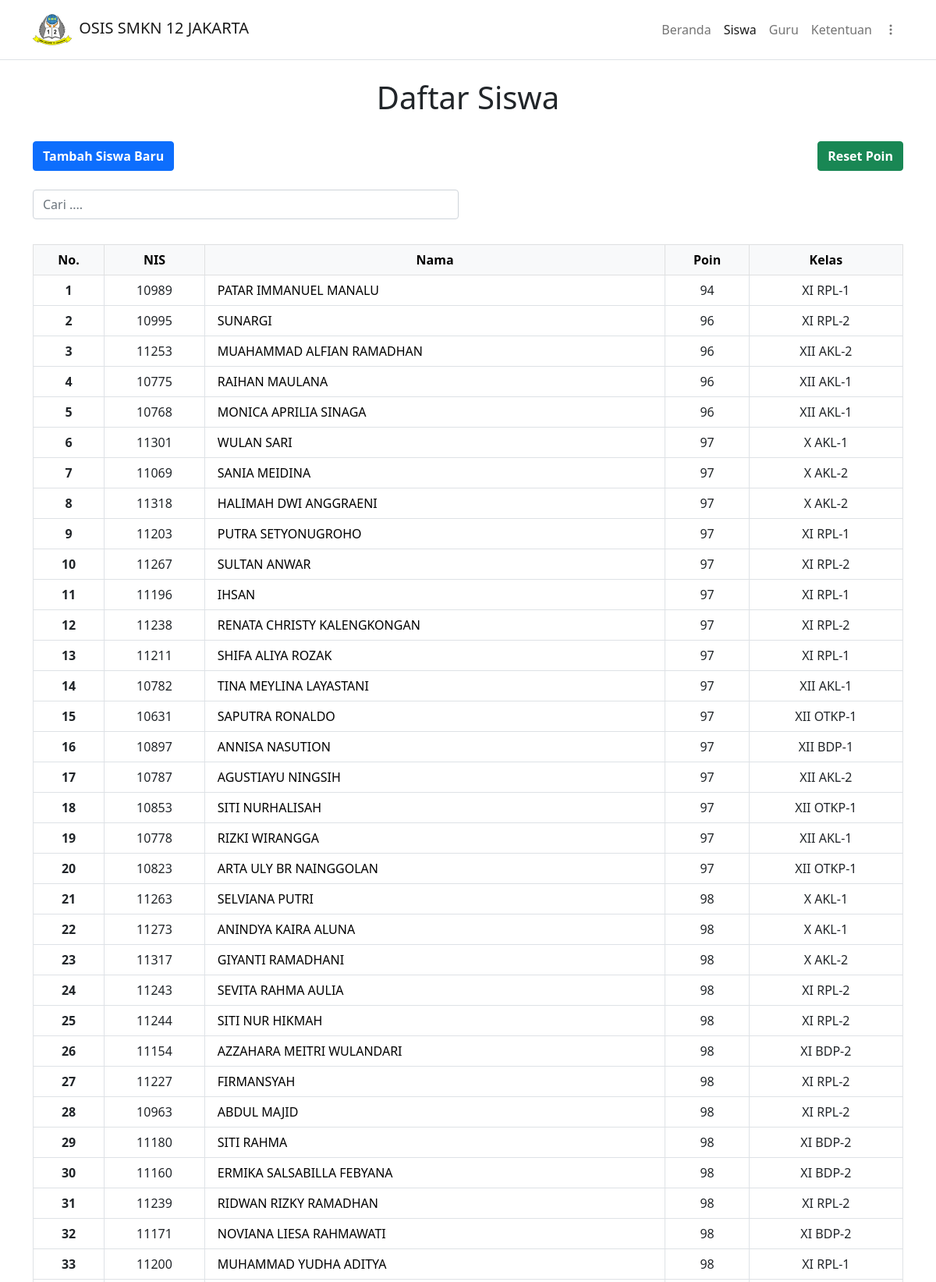
Screenshot of /php/siswa.php (signed in, upper part) with the database file from the repository.
### tables this page shows
CREATE TABLE `siswa` (
  `id_siswa` int(11) NOT NULL,
  `id_kelas` int(11) NOT NULL,
  `id_jurusan` int(11) NOT NULL,
  `nis` int(5) NOT NULL,
  `nama_siswa` varchar(255) NOT NULL,
  `email` varchar(255) DEFAULT NULL,
  `jmlh_poin` int(3) NOT NULL,
  `role` varchar(5) NOT NULL,
  `foto` varchar(255) DEFAULT NULL,
  `password` varchar(255) NOT NULL,
  `created_at` timestamp NOT NULL DEFAULT current_timestamp() ON UPDATE current_timestamp()
);

CREATE TABLE `kelas` (
  `id_kelas` int(11) NOT NULL,
  `nama_kelas` varchar(255) NOT NULL
);

CREATE TABLE `jurusan` (
  `id_jurusan` int(11) NOT NULL,
  `id_kelas` int(11) NOT NULL,
  `kode_jurusan` varchar(255) NOT NULL,
  `nama_jurusan` varchar(255) NOT NULL
);

### php/functions.php (called while the page is built, shortened)
<?php
$conn = mysqli_connect("localhost", "root", "", "pelanggaran_siswa");
function query($query)
{
    global $conn;
    $result = mysqli_query($conn, $query);
    $rows = [];
    while ($row = mysqli_fetch_assoc($result)) {
        $rows[] = $row;
    }
    return $rows;
}

### php/siswa.php (the view, shortened to what this page needs)
<?php
if (isset($_SESSION["guru"])) {
    $guru = "hidden";
} else {
    $guru = "";
}
if (isset($_SESSION["osis"])) {
    $osis = "hidden";
} else {
    $osis = "";
}
require 'functions.php';
$siswa_sekolah = query("SELECT siswa.id_siswa, siswa.id_kelas, siswa.id_jurusan, siswa.nis, siswa.nama_siswa, siswa.jmlh_poin, kelas.nama_kelas FROM siswa INNER JOIN kelas ON siswa.id_kelas=kelas.id_kelas ORDER BY jmlh_poin , nama_kelas");
?>
<html lang="en">
<head>
    <link href="https://cdn.jsdelivr.net/npm/bootstrap@5.0.2/dist/css/bootstrap.min.css" rel="stylesheet">
    <link rel="stylesheet" href="https://cdn.jsdelivr.net/npm/bootstrap-icons@1.7.2/font/bootstrap-icons.css">
    <link rel="stylesheet" href="../css/umum.css">
</head>
<body>
    <nav class="navbar navbar-expand-lg navbar-light border-bottom">
        <div class="container-lg">
            <a href="./../index.php" class="navbar-brand align-items-center ">
                <img src="./../img/logosmk12.png" style="width:50px;height:50px">
                <h5 class=" ms-1 d-inline">OSIS SMKN 12 JAKARTA</h5>
            </a>
            <div class="collapse navbar-collapse justify-content-end align-items-center" id="main-nav">
                <ul class="navbar-nav">
                    <li class="navbar-item">
                        <a href="./../index.php" class="nav-link">Beranda</a>
                    </li>
                    <li class="navbar-item">
                        <a href="./siswa.php" class="nav-link active">Siswa</a>
                    </li>
                    <li class="navbar-item">
                        <a href="./guru.php" class="nav-link" <?= $guru; ?><?= $osis; ?>>Guru</a>
                    </li>
                    <li class="navbar-item">
                        <a href="./ktnpelanggaran.php" class="nav-link">Ketentuan</a>
                    </li>
                    <li class="nav-item dropdown mt-1" id="navdd">
                        <a class="nav-link" href="#" id="navbarDropdown" role="button" data-bs-toggle="dropdown" aria-expanded="false">
                            <span class="d-md-none">Menu</span><i class="bi bi-three-dots-vertical"></i>
                        </a>
                    </li>
                </ul>
            </div>
        </div>
    </nav>
    <section class="mt-4">
        <div class="container-lg">
            <div class="row mb-4">
                <div class="col-12">
                    <h1 class="text-center">Daftar Siswa</h1>
                </div>
            </div>
            <div class="row">
                <div class="col-6 col-md-6">
                    <botton class="btn btn-primary fw-bold mb-2" data-bs-toggle="modal" data-bs-target="#tambah_siswa" <?= $osis; ?>>Tambah Siswa Baru</botton>
                    <form action="" method="post" class="form-cari mt-3">
                        <input type="text" name="keyword" placeholder="Cari ...." autocomplete="off" class="keyword form-control mt-2">
                    </form>
                </div>
                <div class="col-6 col-md-6 text-end">
                    <a href="ubah/reset_poin.php" class="btn btn-success fw-bold mb-2" onclick="return confirm('Yakin mau reset poin? Reset poin hanya dilakukan 1 tahun sekali !!')" <?= $osis; ?><?= $guru; ?>>Reset Poin</a>
                </div>
            </div>
    </section>
    <section class="data-siswa">
        <div class="container-lg mt-3" id="container_siswa">
            <div class="table-responsive-sm">
                <table border="1" cellpadding="10" cellspacing="0" class="table table-bordered table-hover text-center">
                    <thead class="table-light">
                        <th class="align-middle">No.</th>
                        <th class="align-middle" <?= $osis; ?>>NIS</th>
                        <th class="align-middle">Nama</th>
                        <th class="align-middle">Poin</th>
                        <th class="align-middle">Kelas</th>
                    </thead>
                    <?php
                    $batas = 50;
                    $halaman = isset($_GET["halaman"]) ? (int)$_GET["halaman"] : 1;
                    $halaman_awal = ($halaman > 1) ? ($halaman * $batas) - $batas : 0;
                    $data_siswa = query("SELECT siswa.id_siswa, siswa.id_kelas, siswa.id_jurusan, siswa.nis, siswa.nama_siswa, siswa.jmlh_poin, kelas.nama_kelas FROM siswa INNER JOIN kelas ON siswa.id_kelas=kelas.id_kelas ORDER BY jmlh_poin , nama_kelas LIMIT $halaman_awal, $batas");
                    $nomor = $halaman_awal + 1;
                    ?>
                    <?php foreach ($data_siswa as $siswa) : ?>
                        <?php $jurusan = query("SELECT kode_jurusan FROM jurusan WHERE id_jurusan=" . $siswa['id_jurusan'])[0];
                        $jmlh_poin = intval($siswa["jmlh_poin"]);
                        ?>
                        <tbody>
                            <th><?= $nomor++; ?></th>
                            <td <?= $osis; ?>><?= $siswa["nis"]; ?><?= $osis; ?></td>
                            <td class="text-start ps-3"><a href="./data_siswa.php?id=<?= $siswa["id_siswa"]; ?>"><?= $siswa["nama_siswa"]; ?></a></td>
                            <td>
                                <?php if ($jmlh_poin > 0) : ?>
                                    <?= $siswa["jmlh_poin"]; ?>
                                <?php else : ?>
                                    Drop Out
                                <?php endif; ?>
                            </td>
                            <td><?= $siswa["nama_kelas"]; ?> <?= $jurusan["kode_jurusan"]; ?></td>
                        </tbody>
                    <?php endforeach; ?>
                </table>
            </div>
        </div>
    </section>
</body>
</html>

### css/umum.css (style rules this page uses)
html { user-select: none; }
html, body, section, footer { padding: 0; margin: 0; overflow-x: hidden; }
a { text-decoration: none; color: black; }
.data-siswa { min-height: 450px; }

### rows the page displays
siswa: nis "10989", nama_siswa "PATAR IMMANUEL MANALU", jmlh_poin "94", id_kelas.nama_kelas "XI", id_jurusan.kode_jurusan "RPL-1"
siswa: nis "10995", nama_siswa "SUNARGI", jmlh_poin "96", id_kelas.nama_kelas "XI", id_jurusan.kode_jurusan "RPL-2"
siswa: nis "11253", nama_siswa "MUAHAMMAD ALFIAN RAMADHAN", jmlh_poin "96", id_kelas.nama_kelas "XII", id_jurusan.kode_jurusan "AKL-2"
siswa: nis "10775", nama_siswa "RAIHAN MAULANA", jmlh_poin "96", id_kelas.nama_kelas "XII", id_jurusan.kode_jurusan "AKL-1"
siswa: nis "10768", nama_siswa "MONICA APRILIA SINAGA", jmlh_poin "96", id_kelas.nama_kelas "XII", id_jurusan.kode_jurusan "AKL-1"
siswa: nis "11301", nama_siswa "WULAN SARI", jmlh_poin "97", id_kelas.nama_kelas "X", id_jurusan.kode_jurusan "AKL-1"
siswa: nis "11069", nama_siswa "SANIA MEIDINA", jmlh_poin "97", id_kelas.nama_kelas "X", id_jurusan.kode_jurusan "AKL-2"
siswa: nis "11318", nama_siswa "HALIMAH DWI ANGGRAENI", jmlh_poin "97", id_kelas.nama_kelas "X", id_jurusan.kode_jurusan "AKL-2"
siswa: nis "11203", nama_siswa "PUTRA SETYONUGROHO", jmlh_poin "97", id_kelas.nama_kelas "XI", id_jurusan.kode_jurusan "RPL-1"
siswa: nis "11267", nama_siswa "SULTAN ANWAR", jmlh_poin "97", id_kelas.nama_kelas "XI", id_jurusan.kode_jurusan "RPL-2"
siswa: nis "11196", nama_siswa "IHSAN", jmlh_poin "97", id_kelas.nama_kelas "XI", id_jurusan.kode_jurusan "RPL-1"
siswa: nis "11238", nama_siswa "RENATA CHRISTY KALENGKONGAN", jmlh_poin "97", id_kelas.nama_kelas "XI", id_jurusan.kode_jurusan "RPL-2"
siswa: nis "11211", nama_siswa "SHIFA ALIYA ROZAK", jmlh_poin "97", id_kelas.nama_kelas "XI", id_jurusan.kode_jurusan "RPL-1"
siswa: nis "10782", nama_siswa "TINA MEYLINA LAYASTANI", jmlh_poin "97", id_kelas.nama_kelas "XII", id_jurusan.kode_jurusan "AKL-1"
siswa: nis "10631", nama_siswa "SAPUTRA RONALDO", jmlh_poin "97", id_kelas.nama_kelas "XII", id_jurusan.kode_jurusan "OTKP-1"
siswa: nis "10897", nama_siswa "ANNISA NASUTION", jmlh_poin "97", id_kelas.nama_kelas "XII", id_jurusan.kode_jurusan "BDP-1"
siswa: nis "10787", nama_siswa "AGUSTIAYU NINGSIH", jmlh_poin "97", id_kelas.nama_kelas "XII", id_jurusan.kode_jurusan "AKL-2"
siswa: nis "10853", nama_siswa "SITI NURHALISAH", jmlh_poin "97", id_kelas.nama_kelas "XII", id_jurusan.kode_jurusan "OTKP-1"
siswa: nis "10778", nama_siswa "RIZKI WIRANGGA", jmlh_poin "97", id_kelas.nama_kelas "XII", id_jurusan.kode_jurusan "AKL-1"
siswa: nis "10823", nama_siswa "ARTA ULY BR NAINGGOLAN", jmlh_poin "97", id_kelas.nama_kelas "XII", id_jurusan.kode_jurusan "OTKP-1"
siswa: nis "11263", nama_siswa "SELVIANA PUTRI", jmlh_poin "98", id_kelas.nama_kelas "X", id_jurusan.kode_jurusan "AKL-1"
siswa: nis "11273", nama_siswa "ANINDYA KAIRA ALUNA", jmlh_poin "98", id_kelas.nama_kelas "X", id_jurusan.kode_jurusan "AKL-1"
siswa: nis "11317", nama_siswa "GIYANTI RAMADHANI", jmlh_poin "98", id_kelas.nama_kelas "X", id_jurusan.kode_jurusan "AKL-2"
siswa: nis "11243", nama_siswa "SEVITA RAHMA AULIA", jmlh_poin "98", id_kelas.nama_kelas "XI", id_jurusan.kode_jurusan "RPL-2"
siswa: nis "11244", nama_siswa "SITI NUR HIKMAH", jmlh_poin "98", id_kelas.nama_kelas "XI", id_jurusan.kode_jurusan "RPL-2"
siswa: nis "11154", nama_siswa "AZZAHARA MEITRI WULANDARI", jmlh_poin "98", id_kelas.nama_kelas "XI", id_jurusan.kode_jurusan "BDP-2"
siswa: nis "11227", nama_siswa "FIRMANSYAH", jmlh_poin "98", id_kelas.nama_kelas "XI", id_jurusan.kode_jurusan "RPL-2"
siswa: nis "10963", nama_siswa "ABDUL MAJID", jmlh_poin "98", id_kelas.nama_kelas "XI", id_jurusan.kode_jurusan "RPL-2"
siswa: nis "11180", nama_siswa "SITI RAHMA", jmlh_poin "98", id_kelas.nama_kelas "XI", id_jurusan.kode_jurusan "BDP-2"
siswa: nis "11160", nama_siswa "ERMIKA SALSABILLA FEBYANA", jmlh_poin "98", id_kelas.nama_kelas "XI", id_jurusan.kode_jurusan "BDP-2"
siswa: nis "11239", nama_siswa "RIDWAN RIZKY RAMADHAN", jmlh_poin "98", id_kelas.nama_kelas "XI", id_jurusan.kode_jurusan "RPL-2"
siswa: nis "11171", nama_siswa "NOVIANA LIESA RAHMAWATI", jmlh_poin "98", id_kelas.nama_kelas "XI", id_jurusan.kode_jurusan "BDP-2"
siswa: nis "11200", nama_siswa "MUHAMMAD YUDHA ADITYA", jmlh_poin "98", id_kelas.nama_kelas "XI", id_jurusan.kode_jurusan "RPL-1"
